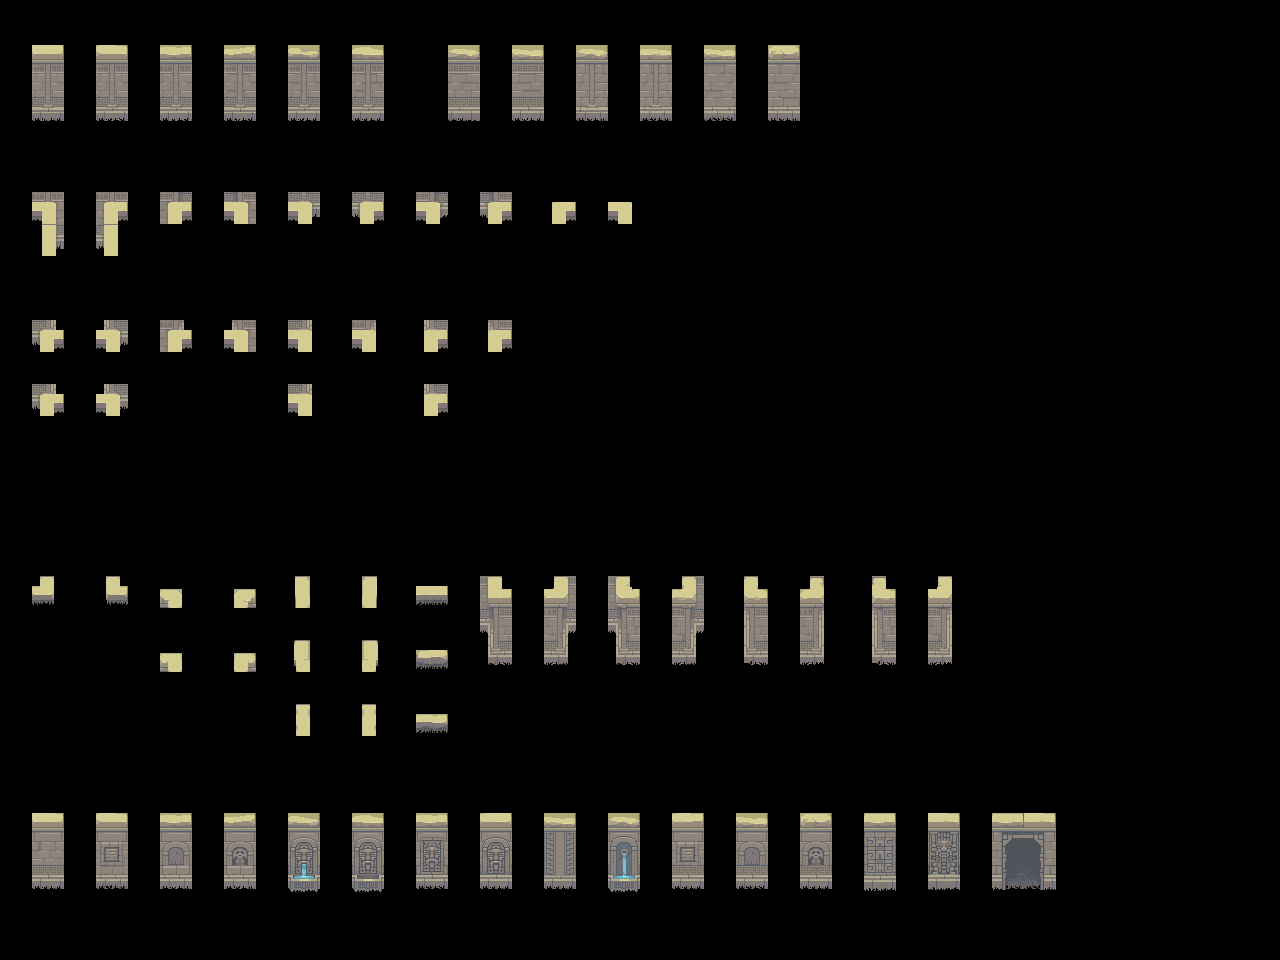

This game map was drawn from its Tiled (.tmx) file and the tilesets committed beside it. A one-line description and the full map source follow:
An orthogonal 40x30 tile map with 32x32 px tiles, 2 tile layers (input_walls, output_walls) and 6 objects.

<map version="1.9" tiledversion="1.9.2" orientation="orthogonal" renderorder="right-down" width="40" height="30" tilewidth="32" tileheight="32" infinite="0" nextlayerid="4" nextobjectid="8">
 <properties>
  <property name="MatchInOrder" type="bool" value="true" />
 </properties>
 <tileset firstgid="1" source="../Tilesets/Ancient Ruins-Tileset - wall 2-transp.tsx" />
 <layer id="1" name="input_walls" width="40" height="30" opacity="0.83">
  <data encoding="csv">
0,0,0,0,0,0,0,0,0,0,0,0,0,0,0,0,0,0,0,0,0,0,0,0,0,0,0,0,0,0,0,0,0,0,0,0,0,0,0,0,
0,67,0,67,0,67,0,67,0,67,0,67,0,0,67,0,67,0,67,0,67,0,67,0,67,0,0,0,0,0,0,0,0,0,0,0,0,0,0,0,
0,83,0,83,0,83,0,83,0,83,0,83,0,0,83,0,83,0,83,0,83,0,83,0,83,0,0,0,0,0,0,0,0,0,0,0,0,0,0,0,
0,99,0,99,0,99,0,99,0,99,0,99,0,0,99,0,99,0,99,0,99,0,99,0,99,0,0,0,0,0,0,0,0,0,0,0,0,0,0,0,
0,0,0,0,0,0,0,0,0,0,0,0,0,0,0,0,0,0,0,0,0,0,0,0,0,0,0,0,0,0,0,0,0,0,0,0,0,0,0,0,
0,0,0,0,0,0,0,0,0,0,0,0,0,0,0,0,0,0,0,0,0,0,0,0,0,0,0,0,0,0,0,0,0,0,0,0,0,0,0,0,
0,6,0,8,0,12,0,44,0,38,0,40,0,58,0,74,0,17,0,21,0,0,0,0,0,0,0,0,0,0,0,0,0,0,0,0,0,0,0,0,
0,22,0,24,0,0,0,0,0,0,0,0,0,0,0,0,0,0,0,0,0,0,0,0,0,0,0,0,0,0,0,0,0,0,0,0,0,0,0,0,
0,0,0,0,0,0,0,0,0,0,0,0,0,0,0,0,0,0,0,0,0,0,0,0,0,0,0,0,0,0,0,0,0,0,0,0,0,0,0,0,
0,0,0,0,0,0,0,0,0,0,0,0,0,0,0,0,0,0,0,0,0,0,0,0,0,0,0,0,0,0,0,0,0,0,0,0,0,0,0,0,
0,76,0,108,0,109,0,125,0,102,0,118,0,104,0,120,0,0,0,0,0,0,0,0,0,0,0,0,0,0,0,0,0,0,0,0,0,0,0,0,
0,0,0,0,0,0,0,0,0,0,0,0,0,0,0,0,0,0,0,0,0,0,0,0,0,0,0,0,0,0,0,0,0,0,0,0,0,0,0,0,
0,30,0,29,0,0,0,0,0,13,0,0,0,15,0,0,0,0,0,0,0,0,0,0,0,0,0,0,0,0,0,0,0,0,0,0,0,0,0,0,
0,0,0,0,0,0,0,0,0,0,0,0,0,0,0,0,0,0,0,0,0,0,0,0,0,0,0,0,0,0,0,0,0,0,0,0,0,0,0,0,
0,0,0,0,0,0,0,0,0,0,0,0,0,0,0,0,0,0,0,0,0,0,0,0,0,0,0,0,0,0,0,0,0,0,0,0,0,0,0,0,
0,0,0,0,0,0,0,0,0,0,0,0,0,0,0,0,0,0,0,0,0,0,0,0,0,0,0,0,0,0,0,0,0,0,0,0,0,0,0,0,
0,0,0,0,0,0,0,0,0,0,0,0,0,0,0,0,0,0,0,0,0,0,0,0,0,0,0,0,0,0,0,0,0,0,0,0,0,0,0,0,
0,0,0,0,0,0,0,0,0,0,0,0,0,0,0,0,0,0,0,0,0,0,0,0,0,0,0,0,0,0,0,0,0,0,0,0,0,0,0,0,
0,18,0,20,0,50,0,52,0,33,0,37,0,3,0,66,0,68,0,66,0,68,0,49,0,53,0,49,0,53,0,0,0,0,0,0,0,0,0,0,
0,0,0,0,0,0,0,0,0,0,0,0,0,0,0,82,0,84,0,82,0,84,0,65,0,69,0,65,0,69,0,0,0,0,0,0,0,0,0,0,
0,0,0,0,0,50,0,52,0,33,0,37,0,3,0,98,0,100,0,98,0,100,0,81,0,85,0,81,0,85,0,0,0,0,0,0,0,0,0,0,
0,0,0,0,0,0,0,0,0,0,0,0,0,0,0,0,0,0,0,0,0,0,0,0,0,0,0,0,0,0,0,0,0,0,0,0,0,0,0,0,
0,0,0,0,0,0,0,0,0,33,0,37,0,3,0,0,0,0,0,0,0,0,0,0,0,0,0,0,0,0,0,0,0,0,0,0,0,0,0,0,
0,0,0,0,0,0,0,0,0,0,0,0,0,0,0,0,0,0,0,0,0,0,0,0,0,0,0,0,0,0,0,0,0,0,0,0,0,0,0,0,
0,0,0,0,0,0,0,0,0,0,0,0,0,0,0,0,0,0,0,0,0,0,0,0,0,0,0,0,0,0,0,0,0,0,0,0,0,0,0,0,
0,67,0,67,0,67,0,67,0,67,0,67,0,67,0,67,0,67,0,67,0,67,0,67,0,67,0,67,0,67,0,67,67,0,0,0,0,0,0,0,
0,83,0,83,0,83,0,83,0,83,0,83,0,83,0,83,0,83,0,83,0,83,0,83,0,83,0,83,0,83,0,83,83,0,0,0,0,0,0,0,
0,99,0,99,0,99,0,99,0,99,0,99,0,99,0,99,0,99,0,99,0,99,0,99,0,99,0,99,0,99,0,99,99,0,0,0,0,0,0,0,
0,0,0,0,0,0,0,0,0,0,0,0,0,0,0,0,0,0,0,0,0,0,0,0,0,0,0,0,0,0,0,0,0,0,0,0,0,0,0,0,
0,0,0,0,0,0,0,0,0,0,0,0,0,0,0,0,0,0,0,0,0,0,0,0,0,0,0,0,0,0,0,0,0,0,0,0,0,0,0,0
</data>
 </layer>
 <layer id="2" name="output_walls" width="40" height="30">
  <data encoding="csv">
0,0,0,0,0,0,0,0,0,0,0,0,0,0,0,0,0,0,0,0,0,0,0,0,0,0,0,0,0,0,0,0,0,0,0,0,0,0,0,0,
0,145,0,146,0,147,0,148,0,149,0,150,0,0,152,0,153,0,154,0,155,0,156,0,157,0,0,0,0,0,0,0,0,0,0,0,0,0,0,0,
0,161,0,162,0,163,0,164,0,165,0,166,0,0,168,0,169,0,170,0,171,0,172,0,173,0,0,0,0,0,0,0,0,0,0,0,0,0,0,0,
0,177,0,178,0,179,0,180,0,181,0,182,0,0,184,0,185,0,186,0,187,0,188,0,189,0,0,0,0,0,0,0,0,0,0,0,0,0,0,0,
0,0,0,0,0,0,0,0,0,0,0,0,0,0,0,0,0,0,0,0,0,0,0,0,0,0,0,0,0,0,0,0,0,0,0,0,0,0,0,0,
0,0,0,0,0,0,0,0,0,0,0,0,0,0,0,0,0,0,0,0,0,0,0,0,0,0,0,0,0,0,0,0,0,0,0,0,0,0,0,0,
0,7,0,9,0,28,0,60,0,39,0,41,0,59,0,75,0,2,0,4,0,0,0,0,0,0,0,0,0,0,0,0,0,0,0,0,0,0,0,0,
0,23,0,25,0,0,0,0,0,0,0,0,0,0,0,0,0,0,0,0,0,0,0,0,0,0,0,0,0,0,0,0,0,0,0,0,0,0,0,0,
0,0,0,0,0,0,0,0,0,0,0,0,0,0,0,0,0,0,0,0,0,0,0,0,0,0,0,0,0,0,0,0,0,0,0,0,0,0,0,0,
0,0,0,0,0,0,0,0,0,0,0,0,0,0,0,0,0,0,0,0,0,0,0,0,0,0,0,0,0,0,0,0,0,0,0,0,0,0,0,0,
0,92,0,124,0,110,0,126,0,103,0,119,0,105,0,121,0,0,0,0,0,0,0,0,0,0,0,0,0,0,0,0,0,0,0,0,0,0,0,0,
0,0,0,0,0,0,0,0,0,0,0,0,0,0,0,0,0,0,0,0,0,0,0,0,0,0,0,0,0,0,0,0,0,0,0,0,0,0,0,0,
0,46,0,45,0,0,0,0,0,14,0,0,0,16,0,0,0,0,0,0,0,0,0,0,0,0,0,0,0,0,0,0,0,0,0,0,0,0,0,0,
0,0,0,0,0,0,0,0,0,0,0,0,0,0,0,0,0,0,0,0,0,0,0,0,0,0,0,0,0,0,0,0,0,0,0,0,0,0,0,0,
0,0,0,0,0,0,0,0,0,0,0,0,0,0,0,0,0,0,0,0,0,0,0,0,0,0,0,0,0,0,0,0,0,0,0,0,0,0,0,0,
0,0,0,0,0,0,0,0,0,0,0,0,0,0,0,0,0,0,0,0,0,0,0,0,0,0,0,0,0,0,0,0,0,0,0,0,0,0,0,0,
0,0,0,0,0,0,0,0,0,0,0,0,0,0,0,0,0,0,0,0,0,0,0,0,0,0,0,0,0,0,0,0,0,0,0,0,0,0,0,0,
0,0,0,0,0,0,0,0,0,0,0,0,0,0,0,0,0,0,0,0,0,0,0,0,0,0,0,0,0,0,0,0,0,0,0,0,0,0,0,0,
0,193,0,194,0,209,0,210,0,195,0,196,0,197,0,198,0,199,0,200,0,201,0,202,0,203,0,204,0,205,0,0,0,0,0,0,0,0,0,0,
0,0,0,0,0,0,0,0,0,0,0,0,0,0,0,214,0,215,0,216,0,217,0,218,0,219,0,220,0,221,0,0,0,0,0,0,0,0,0,0,
0,0,0,0,0,225,0,226,0,211,0,212,0,213,0,230,0,231,0,232,0,233,0,234,0,235,0,236,0,237,0,0,0,0,0,0,0,0,0,0,
0,0,0,0,0,0,0,0,0,0,0,0,0,0,0,0,0,0,0,0,0,0,0,0,0,0,0,0,0,0,0,0,0,0,0,0,0,0,0,0,
0,0,0,0,0,0,0,0,0,227,0,228,0,229,0,0,0,0,0,0,0,0,0,0,0,0,0,0,0,0,0,0,0,0,0,0,0,0,0,0,
0,0,0,0,0,0,0,0,0,0,0,0,0,0,0,0,0,0,0,0,0,0,0,0,0,0,0,0,0,0,0,0,0,0,0,0,0,0,0,0,
0,0,0,0,0,0,0,0,0,0,0,0,0,0,0,0,0,0,0,0,0,0,0,0,0,0,0,0,0,0,0,0,0,0,0,0,0,0,0,0,
0,241,0,242,0,243,0,244,0,245,0,246,0,247,0,248,0,249,0,250,0,251,0,252,0,253,0,254,0,255,0,206,207,0,0,0,0,0,0,0,
0,257,0,258,0,259,0,260,0,261,0,262,0,263,0,264,0,265,0,266,0,267,0,268,0,269,0,270,0,271,0,222,223,0,0,0,0,0,0,0,
0,273,0,274,0,275,0,276,0,277,0,278,0,279,0,280,0,281,0,282,0,283,0,284,0,285,0,286,0,287,0,238,239,0,0,0,0,0,0,0,
0,0,0,0,0,0,0,0,0,0,0,0,0,0,0,0,0,0,0,0,0,0,0,0,0,0,0,0,0,0,0,0,0,0,0,0,0,0,0,0,
0,0,0,0,0,0,0,0,0,0,0,0,0,0,0,0,0,0,0,0,0,0,0,0,0,0,0,0,0,0,0,0,0,0,0,0,0,0,0,0
</data>
 </layer>
 <objectgroup id="3" name="rule_options" offsetx="-10.6667" offsety="-16.6667">
  <object id="1" x="22" y="28" width="131" height="124.667">
   <properties>
    <property name="Disabled" type="bool" value="false" />
    <property name="Probability" type="float" value="0.2" />
   </properties>
  </object>
  <object id="2" x="28" y="180.667" width="917.333" height="320">
   <properties>
    <property name="Disabled" type="bool" value="false" />
    <property name="Probability" type="float" value="0.25" />
   </properties>
  </object>
  <object id="4" x="29.6667" y="568.333" width="955" height="205">
   <properties>
    <property name="Probability" type="float" value="0.25" />
   </properties>
  </object>
  <object id="5" x="448.667" y="28.6667" width="497" height="129">
   <properties>
    <property name="Probability" type="float" value="0.2" />
   </properties>
  </object>
  <object id="6" x="162.667" y="29" width="243.333" height="123.667">
   <properties>
    <property name="Probability" type="float" value="0.25" />
   </properties>
  </object>
  <object id="7" x="24" y="802" width="1074.67" height="148">
   <properties>
    <property name="Probability" type="float" value="0.3" />
   </properties>
  </object>
 </objectgroup>
</map>
